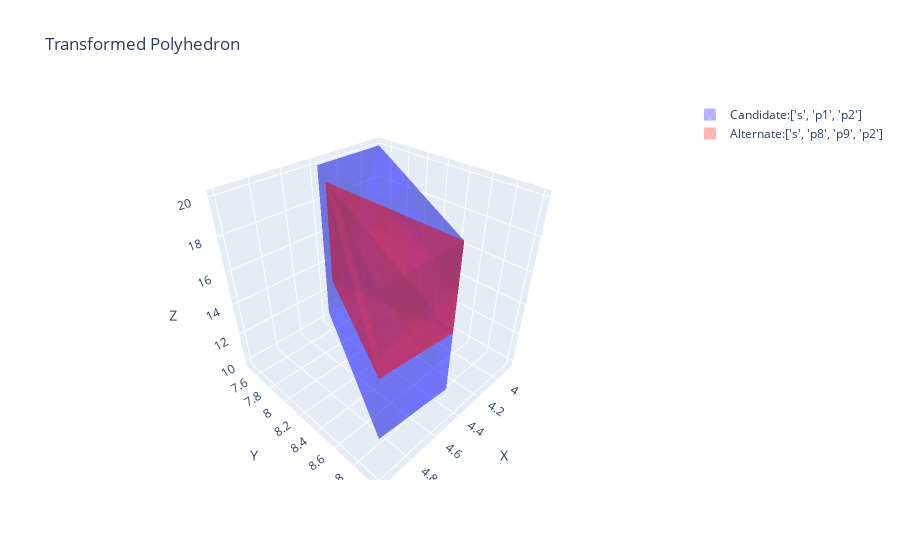

Here is the notebook cell this chart was saved with:
### Code cell
domination_checker.plot_containment(candidate_node, [other_node])

### Figure 1 — Plotly figure (JSON) as saved in the notebook; plotly's stock layout.template omitted (floating-point values rounded to 4 significant figures; data arrays with more than 128 entries replaced by an {"elided": "..."} marker saying what was removed)
{"data": [{"color": "blue", "i": [65, 65, 40, 40, 53, 53, 23, 23, 23, 23, 23, 23], "j": [22, 63, 63, 63, 65, 63, 22, 40, 65, 53, 40, 53], "k": [12, 12, 12, 50, 63, 50, 12, 12, 22, 65, 50, 50], "name": "Candidate:['s', 'p1', 'p2']", "opacity": 0.3, "showlegend": true, "type": "mesh3d", "x": [3.875, 4.375, 3.875, 4.375, 3.875, 4.375, 3.875, 4.375, 3.875, 4.375, 3.875, 4.375, 3.875, 4.375, 3.875, 4.375, 3.875, 4.375, 3.875, 4.375, 3.875, 4.375, 3.875, 4.375, 3.875, 3.875, 3.875, 3.875, 3.875, 3.875, 3.875, 3.875, 3.875, 3.875, 3.875, 3.875, 4.375, 4.375, 4.375, 4.375, 4.375, 4.375, 4.375, 4.375, 4.375, 4.375, 4.375, 4.375, 5.0, 5.0, 5.0, 5.0, 5.0, 5.0, 5.0, 5.0, 5.0, 5.0, 5.0, 5.0, 4.5, 4.5, 4.5, 4.5, 4.5, 4.5, 5.0, 5.0, 5.0, 5.0, 5.0, 5.0, 4.5, 4.5, 4.5, 4.5, 4.5, 4.5, 5.0, 5.0, 5.0, 5.0, 5.0, 5.0, 4.5, 4.5, 4.5, 4.5, 4.5, 4.5, 4.5, 4.5, 4.5, 4.5, 4.5, 4.5], "y": [7.5, 7.5, 7.5, 7.5, 7.5, 7.5, 7.5, 7.5, 7.5, 7.5, 7.5, 7.5, 7.5, 7.5, 7.5, 7.5, 7.5, 7.5, 7.5, 7.5, 7.5, 7.5, 7.5, 7.5, 7.5, 7.5, 7.5, 7.5, 7.5, 7.5, 7.5, 7.5, 7.5, 7.5, 7.5, 7.5, 7.5, 7.5, 7.5, 7.5, 7.5, 7.5, 7.5, 7.5, 7.5, 7.5, 7.5, 7.5, 9.0, 9.0, 9.0, 9.0, 9.0, 9.0, 9.0, 9.0, 9.0, 9.0, 9.0, 9.0, 9.0, 9.0, 9.0, 9.0, 9.0, 9.0, 9.0, 9.0, 9.0, 9.0, 9.0, 9.0, 9.0, 9.0, 9.0, 9.0, 9.0, 9.0, 9.0, 9.0, 9.0, 9.0, 9.0, 9.0, 9.0, 9.0, 9.0, 9.0, 9.0, 9.0, 9.0, 9.0, 9.0, 9.0, 9.0, 9.0], "z": [20, 20, 20, 20, 20, 20, 20, 20, 20, 20, 20, 20, 20, 20, 20, 20, 20, 20, 20, 20, 10.37, 10.87, 9.875, 10.38, 20, 20, 20, 20, 20, 10.87, 20, 20, 20, 20, 20, 11.37, 20, 20, 20, 20, 20, 11.37, 20, 20, 20, 20, 20, 11.88, 20, 20, 20, 20, 20, 12.5, 20, 20, 20, 20, 20, 13.0, 20, 20, 20, 20, 20, 12.0, 20, 20, 20, 20, 20, 13.5, 20, 20, 20, 20, 20, 12.5, 20, 20, 20, 20, 20, 14.0, 20, 20, 20, 20, 20, 13.0, 20, 20, 20, 20, 20, 13.5]}, {"color": "red", "i": [16, 39, 23, 23, 39, 39, 39, 39], "j": [32, 23, 7, 16, 7, 32, 23, 16], "k": [9, 7, 9, 9, 9, 9, 16, 32], "name": "Alternate:['s', 'p8', 'p9', 'p2']", "opacity": 0.3, "showlegend": true, "type": "mesh3d", "x": {"elided": "192 float values"}, "y": {"elided": "192 float values"}, "z": {"elided": "192 float values"}}], "layout": {"scene": {"xaxis": {"title": {"text": "X"}}, "yaxis": {"title": {"text": "Y"}}, "zaxis": {"title": {"text": "Z"}}}, "title": {"text": "Transformed Polyhedron"}}}
